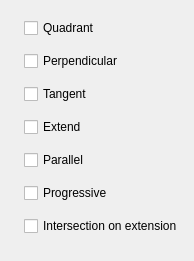
                    <widget class="QWidget" name="layoutWidget">
                        <property name="geometry">
                            <rect>
                                <x>240</x>
                                <y>20</y>
                                <width>191</width>
                                <height>261</height>
                            </rect>
                        </property>
                        <layout class="QGridLayout" name="gridLayout">
                            <item row="3" column="0">
                                <widget class="QLabel" name="label_5">
                                    <property name="text">
                                        <string/>
                                    </property>
                                    <property name="pixmap">
                                        <pixmap resource="qad_dsettings.qrc">
                                            :/plugins/qad/icons/dsettings/OSNAP_EXTP.png
                                        </pixmap>
                                    </property>
                                </widget>
                            </item>
                            <item row="4" column="0">
                                <widget class="QLabel" name="label_13">
                                    <property name="text">
                                        <string/>
                                    </property>
                                    <property name="pixmap">
                                        <pixmap resource="qad_dsettings.qrc">
                                            :/plugins/qad/icons/dsettings/OSNAP_PARP.png
                                        </pixmap>
                                    </property>
                                </widget>
                            </item>
                            <item row="5" column="0">
                                <widget class="QLabel" name="label_14">
                                    <property name="text">
                                        <string/>
                                    </property>
                                    <property name="pixmap">
                                        <pixmap resource="qad_dsettings.qrc">
                                            :/plugins/qad/icons/dsettings/OSNAP_PROGP.png
                                        </pixmap>
                                    </property>
                                </widget>
                            </item>
                            <item row="6" column="0">
                                <widget class="QLabel" name="label_2">
                                    <property name="text">
                                        <string/>
                                    </property>
                                    <property name="pixmap">
                                        <pixmap resource="qad_dsettings.qrc">
                                            :/plugins/qad/icons/dsettings/OSNAP_EXTINT.png
                                        </pixmap>
                                    </property>
                                </widget>
                            </item>
                            <item row="1" column="0">
                                <widget class="QLabel" name="label_9">
                                    <property name="text">
                                        <string/>
                                    </property>
                                    <property name="pixmap">
                                        <pixmap resource="qad_dsettings.qrc">
                                            :/plugins/qad/icons/dsettings/OSNAP_PERP.png
                                        </pixmap>
                                    </property>
                                </widget>
                            </item>
                            <item row="1" column="1">
                                <widget class="QCheckBox" name="checkBox_PERP">
                                    <property name="toolTip">
                                        <string>&lt;!DOCTYPE HTML PUBLIC &quot;-//W3C//DTD HTML 4.0//EN&quot; &quot;http://www.w3.org/TR/REC-html40/strict.dtd&quot;&gt;
                                            &lt;html&gt;&lt;head&gt;&lt;meta name=&quot;qrichtext&quot; content=&quot;1&quot;
                                            /&gt;&lt;style type=&quot;text/css&quot;&gt;
                                            p, li { white-space: pre-wrap; }
                                            &lt;/style&gt;&lt;/head&gt;&lt;body style=&quot; font-family:'MS Shell Dlg
                                            2'; font-size:8.25pt; font-weight:400; font-style:normal;&quot;&gt;
                                            &lt;p style=&quot; margin-top:12px; margin-bottom:12px; margin-left:0px;
                                            margin-right:0px; -qt-block-indent:0; text-indent:0px;&quot;&gt;Perpendicular
                                            OSnap: orthogonal projection of a given point on a segment.&lt;/p&gt;
                                            &lt;p style=&quot; margin-top:12px; margin-bottom:12px; margin-left:0px;
                                            margin-right:0px; -qt-block-indent:0; text-indent:0px;&quot;&gt;&lt;img src=&quot;:/plugins/qad/icons/dsettings/OSNAP_ToolTIP_PERP.png&quot;
                                            /&gt;&lt;/p&gt;&lt;/body&gt;&lt;/html&gt;
                                        </string>
                                    </property>
                                    <property name="text">
                                        <string>Perpendicular</string>
                                    </property>
                                    <property name="tristate">
                                        <bool>false</bool>
                                    </property>
                                </widget>
                            </item>
                            <item row="2" column="0">
                                <widget class="QLabel" name="label_10">
                                    <property name="text">
                                        <string/>
                                    </property>
                                    <property name="pixmap">
                                        <pixmap resource="qad_dsettings.qrc">
                                            :/plugins/qad/icons/dsettings/OSNAP_TANP.png
                                        </pixmap>
                                    </property>
                                </widget>
                            </item>
                            <item row="2" column="1">
                                <widget class="QCheckBox" name="checkBox_TANP">
                                    <property name="toolTip">
                                        <string>&lt;!DOCTYPE HTML PUBLIC &quot;-//W3C//DTD HTML 4.0//EN&quot; &quot;http://www.w3.org/TR/REC-html40/strict.dtd&quot;&gt;
                                            &lt;html&gt;&lt;head&gt;&lt;meta name=&quot;qrichtext&quot; content=&quot;1&quot;
                                            /&gt;&lt;style type=&quot;text/css&quot;&gt;
                                            p, li { white-space: pre-wrap; }
                                            &lt;/style&gt;&lt;/head&gt;&lt;body style=&quot; font-family:'MS Shell Dlg
                                            2'; font-size:8.25pt; font-weight:400; font-style:normal;&quot;&gt;
                                            &lt;p style=&quot; margin-top:12px; margin-bottom:12px; margin-left:0px;
                                            margin-right:0px; -qt-block-indent:0; text-indent:0px;&quot;&gt;tangent
                                            point on a curve of a line passing through a given point.&lt;/p&gt;
                                            &lt;p style=&quot; margin-top:12px; margin-bottom:12px; margin-left:0px;
                                            margin-right:0px; -qt-block-indent:0; text-indent:0px;&quot;&gt;&lt;img src=&quot;:/plugins/qad/icons/dsettings/OSNAP_ToolTIP_TANP.png&quot;
                                            /&gt;&lt;/p&gt;&lt;/body&gt;&lt;/html&gt;
                                        </string>
                                    </property>
                                    <property name="text">
                                        <string>Tangent</string>
                                    </property>
                                    <property name="tristate">
                                        <bool>false</bool>
                                    </property>
                                </widget>
                            </item>
                            <item row="3" column="1">
                                <widget class="QCheckBox" name="checkBox_EXTP">
                                    <property name="toolTip">
                                        <string>&lt;!DOCTYPE HTML PUBLIC &quot;-//W3C//DTD HTML 4.0//EN&quot; &quot;http://www.w3.org/TR/REC-html40/strict.dtd&quot;&gt;
                                            &lt;html&gt;&lt;head&gt;&lt;meta name=&quot;qrichtext&quot; content=&quot;1&quot;
                                            /&gt;&lt;style type=&quot;text/css&quot;&gt;
                                            p, li { white-space: pre-wrap; }
                                            &lt;/style&gt;&lt;/head&gt;&lt;body style=&quot; font-family:'MS Shell Dlg
                                            2'; font-size:8.25pt; font-weight:400; font-style:normal;&quot;&gt;
                                            &lt;p style=&quot; margin-top:12px; margin-bottom:12px; margin-left:0px;
                                            margin-right:0px; -qt-block-indent:0; text-indent:0px;&quot;&gt;Extension
                                            OSnap: point on the segment extension until the cursor position.&lt;/p&gt;
                                            &lt;p style=&quot; margin-top:12px; margin-bottom:12px; margin-left:0px;
                                            margin-right:0px; -qt-block-indent:0; text-indent:0px;&quot;&gt;&lt;img src=&quot;:/plugins/qad/icons/dsettings/OSNAP_ToolTIP_EXTP.png&quot;
                                            /&gt;&lt;/p&gt;&lt;/body&gt;&lt;/html&gt;
                                        </string>
                                    </property>
                                    <property name="text">
                                        <string>Extend</string>
                                    </property>
                                    <property name="tristate">
                                        <bool>false</bool>
                                    </property>
                                </widget>
                            </item>
                            <item row="4" column="1">
                                <widget class="QCheckBox" name="checkBox_PARALP">
                                    <property name="toolTip">
                                        <string>&lt;!DOCTYPE HTML PUBLIC &quot;-//W3C//DTD HTML 4.0//EN&quot; &quot;http://www.w3.org/TR/REC-html40/strict.dtd&quot;&gt;
                                            &lt;html&gt;&lt;head&gt;&lt;meta name=&quot;qrichtext&quot; content=&quot;1&quot;
                                            /&gt;&lt;style type=&quot;text/css&quot;&gt;
                                            p, li { white-space: pre-wrap; }
                                            &lt;/style&gt;&lt;/head&gt;&lt;body style=&quot; font-family:'MS Shell Dlg
                                            2'; font-size:8.25pt; font-weight:400; font-style:normal;&quot;&gt;
                                            &lt;p style=&quot; margin-top:12px; margin-bottom:12px; margin-left:0px;
                                            margin-right:0px; -qt-block-indent:0; text-indent:0px;&quot;&gt;&lt;span
                                            style=&quot; font-size:8pt;&quot;&gt;Parallel OSnap: point on a line,
                                            passing through a given point, parallel to a segment.&lt;/span&gt;&lt;/p&gt;
                                            &lt;p style=&quot; margin-top:12px; margin-bottom:12px; margin-left:0px;
                                            margin-right:0px; -qt-block-indent:0; text-indent:0px;&quot;&gt;&lt;img src=&quot;:/plugins/qad/icons/dsettings/OSNAP_ToolTIP_PARLP.png&quot;
                                            /&gt;&lt;/p&gt;&lt;/body&gt;&lt;/html&gt;
                                        </string>
                                    </property>
                                    <property name="text">
                                        <string>Parallel</string>
                                    </property>
                                    <property name="tristate">
                                        <bool>false</bool>
                                    </property>
                                </widget>
                            </item>
                            <item row="5" column="1">
                                <widget class="QCheckBox" name="checkBox_PROGRESP">
                                    <property name="toolTip">
                                        <string>&lt;!DOCTYPE HTML PUBLIC &quot;-//W3C//DTD HTML 4.0//EN&quot; &quot;http://www.w3.org/TR/REC-html40/strict.dtd&quot;&gt;
                                            &lt;html&gt;&lt;head&gt;&lt;meta name=&quot;qrichtext&quot; content=&quot;1&quot;
                                            /&gt;&lt;style type=&quot;text/css&quot;&gt;
                                            p, li { white-space: pre-wrap; }
                                            &lt;/style&gt;&lt;/head&gt;&lt;body style=&quot; font-family:'MS Shell Dlg
                                            2'; font-size:8.25pt; font-weight:400; font-style:normal;&quot;&gt;
                                            &lt;p style=&quot; margin-top:12px; margin-bottom:12px; margin-left:0px;
                                            margin-right:0px; -qt-block-indent:0; text-indent:0px;&quot;&gt;&lt;span
                                            style=&quot; font-size:8pt;&quot;&gt;Progressive OSnap: point at a given
                                            distance along a geometry line: from a vertex we can set a point at a
                                            distance measured along the geometry line.&lt;/span&gt;&lt;/p&gt;
                                            &lt;p style=&quot; margin-top:12px; margin-bottom:12px; margin-left:0px;
                                            margin-right:0px; -qt-block-indent:0; text-indent:0px;&quot;&gt;&lt;img src=&quot;:/plugins/qad/icons/dsettings/OSNAP_ToolTIP_PROGRESP.png&quot;
                                            /&gt;&lt;/p&gt;&lt;/body&gt;&lt;/html&gt;
                                        </string>
                                    </property>
                                    <property name="text">
                                        <string>Progressive</string>
                                    </property>
                                    <property name="tristate">
                                        <bool>false</bool>
                                    </property>
                                </widget>
                            </item>
                            <item row="6" column="1">
                                <widget class="QCheckBox" name="checkBox_EXT_INT">
                                    <property name="toolTip">
                                        <string>&lt;!DOCTYPE HTML PUBLIC &quot;-//W3C//DTD HTML 4.0//EN&quot; &quot;http://www.w3.org/TR/REC-html40/strict.dtd&quot;&gt;
                                            &lt;html&gt;&lt;head&gt;&lt;meta name=&quot;qrichtext&quot; content=&quot;1&quot;
                                            /&gt;&lt;style type=&quot;text/css&quot;&gt;
                                            p, li { white-space: pre-wrap; }
                                            &lt;/style&gt;&lt;/head&gt;&lt;body style=&quot; font-family:'MS Shell Dlg
                                            2'; font-size:8.25pt; font-weight:400; font-style:normal;&quot;&gt;
                                            &lt;p style=&quot; margin-top:12px; margin-bottom:12px; margin-left:0px;
                                            margin-right:0px; -qt-block-indent:0; text-indent:0px;&quot;&gt;&lt;span
                                            style=&quot; font-size:8pt;&quot;&gt;Intersection on extension OSnap:
                                            intersection point of the extensions of two segments.&lt;/span&gt;&lt;/p&gt;
                                            &lt;p style=&quot; margin-top:12px; margin-bottom:12px; margin-left:0px;
                                            margin-right:0px; -qt-block-indent:0; text-indent:0px;&quot;&gt;&lt;img src=&quot;:/plugins/qad/icons/dsettings/OSNAP_ToolTIP_EXTINT.png&quot;
                                            /&gt;&lt;/p&gt;&lt;/body&gt;&lt;/html&gt;
                                        </string>
                                    </property>
                                    <property name="text">
                                        <string>Intersection on extension</string>
                                    </property>
                                </widget>
                            </item>
                            <item row="0" column="1">
                                <widget class="QCheckBox" name="checkBox_QUADP">
                                    <property name="toolTip">
                                        <string>&lt;!DOCTYPE HTML PUBLIC &quot;-//W3C//DTD HTML 4.0//EN&quot; &quot;http://www.w3.org/TR/REC-html40/strict.dtd&quot;&gt;
                                            &lt;html&gt;&lt;head&gt;&lt;meta name=&quot;qrichtext&quot; content=&quot;1&quot;
                                            /&gt;&lt;style type=&quot;text/css&quot;&gt;
                                            p, li { white-space: pre-wrap; }
                                            &lt;/style&gt;&lt;/head&gt;&lt;body style=&quot; font-family:'MS Shell Dlg
                                            2'; font-size:8.25pt; font-weight:400; font-style:normal;&quot;&gt;
                                            &lt;p style=&quot; margin-top:12px; margin-bottom:12px; margin-left:0px;
                                            margin-right:0px; -qt-block-indent:0; text-indent:0px;&quot;&gt;Quadrant
                                            OSnap: intersections of the cartesian axis with a circumference of a circle
                                            or an arc.&lt;/p&gt;
                                            &lt;p style=&quot; margin-top:12px; margin-bottom:12px; margin-left:0px;
                                            margin-right:0px; -qt-block-indent:0; text-indent:0px;&quot;&gt;&lt;img src=&quot;:/plugins/qad/icons/dsettings/OSNAP_ToolTIP_QUADP.png&quot;
                                            /&gt;&lt;/p&gt;&lt;/body&gt;&lt;/html&gt;
                                        </string>
                                    </property>
                                    <property name="text">
                                        <string>Quadrant</string>
                                    </property>
                                    <property name="tristate">
                                        <bool>false</bool>
                                    </property>
                                </widget>
                            </item>
                            <item row="0" column="0">
                                <widget class="QLabel" name="label_3">
                                    <property name="text">
                                        <string/>
                                    </property>
                                    <property name="pixmap">
                                        <pixmap resource="qad_dsettings.qrc">
                                            :/plugins/qad/icons/dsettings/OSNAP_QUADP.png
                                        </pixmap>
                                    </property>
                                </widget>
                            </item>
                        </layout>
                    </widget>
